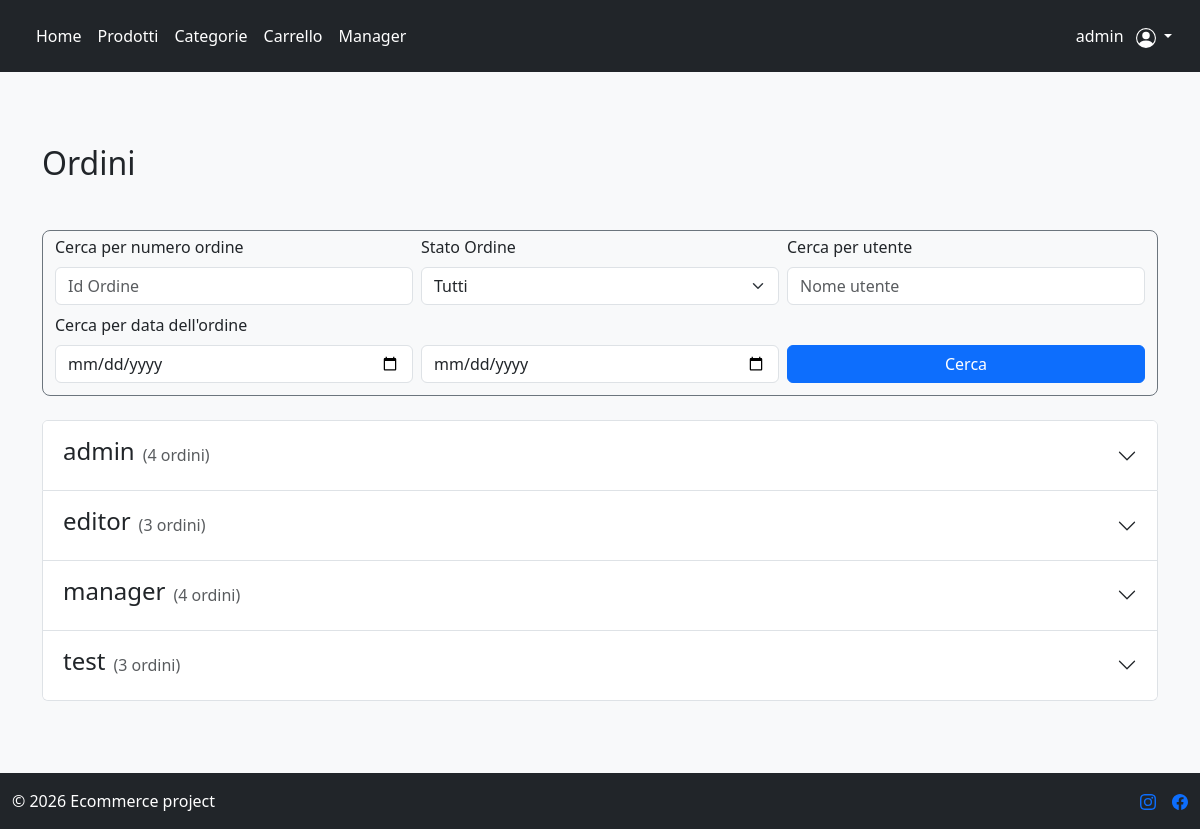
Page /orders/manager/ (signed in) on the committed database.
### users/models.py (models this page shows)
class CustomUser(AbstractUser):
    email = models.EmailField(blank=False, null=False) #ridefinisco il campo email di abstractuser per renderlo obbligatorio
    address = models.CharField(max_length=255, blank=True)
    phone = models.CharField(max_length=20, blank=True)
    def is_manager(self):
            return self.groups.filter(name="Manager").exists()

### orders/views.py (the view)
# urls.py: path("manager/", ManagerOrderListView.as_view(), name="order_management"),
class ManagerOrderListView(LoginRequiredMixin, UserPassesTestMixin, OrderFilterMixin, ListView):
    model = Order
    template_name = "orders/order_management.html"
    context_object_name = "orders"
    def get_context_data(self, **kwargs):
        context = super().get_context_data(**kwargs)
        context["users"] = CustomUser.objects.all()
        context["statuses"] = Order.Status.choices
        return context
    def get_queryset(self):
        orders = Order.objects.all()
        username = self.request.GET.get("user")
        if username:
            orders = orders.filter(user__username=username)
        return self.apply_filters(orders)
    def test_func(self):
        return self.request.user.has_perm("orders.manage_orders")

### orders/mixins.py (called while the page is built, shortened)
    def apply_filters(self, orders):
        status = self.request.GET.get("status")
        if status:
            if(status != "Tutti"):
                orders = orders.filter(status=status)
        order_id = self.request.GET.get("id")
        if order_id:
            orders = orders.filter(id=order_id)
        start_date = self.request.GET.get("start_date")
        end_date = self.request.GET.get("end_date")
        return orders

### orders/models.py (called while the page is built)
    def get_total_price(self):
        total = 0
        for item in self.orderitem_set.all():
            total += item.total_price()
        return total

    def total_price(self):
            return self.actual_price_per_unit * self.quantity

### templates/orders/order_management.html (shortened to what this page needs)
{% extends "base.html" %}
{% load crispy_forms_tags %}
{% block content %}
{% regroup orders by user as user_orders %}
<div class="container py-5">
    <h2 class="mb-5">Ordini</h2>
    <form method="get" class="mb-4 p-1 rounded-3 border border-secondary">
        <div class="row g-2 align-items-end p-2 pt-0">
            <div class="col-md-4">
                <label class="form-label">Cerca per numero ordine</label>
                <input type="text" name="id" class="form-control" placeholder="Id Ordine" value="{{ request.GET.id }}">
            </div>
            <div class="col-md-4">
                <label class="form-label">Stato Ordine</label>
                <select name="status" class="form-select">
                    <option value="Tutti">Tutti</option>
                </select>
            </div>
            <div class="col-md-4">
                <label class="form-label">Cerca per utente</label>
                <input type="text" name="user" class="form-control" placeholder="Nome utente" value="{{ request.GET.user }}">
            </div>
            <div class="col-md-4">
                <label class="form-label">Cerca per data dell'ordine</label>
                <input type="date" name="start_date" class="form-control" placeholder="Data di inizio" value="{{ request.GET.start_date }}">
            </div>
            <div class="col-md-4">
                <input type="date" name="end_date" class="form-control" placeholder="Data di fine" value="{{ request.GET.end_date }}">
            </div>
            <div class="col-md-4 d-grid">
                <button class="btn btn-primary">
                    Cerca
                </button>
            </div>
        </div>
    </form>
    <div class="accordion" id="ordersAccordion">
        {% for group in user_orders %}
        <div class="accordion-item">
            <h2 class="accordion-header">
                <button class="accordion-button collapsed" type="button" data-bs-toggle="collapse" data-bs-target="#collapse{{ group.grouper.pk }}">
                    <h4>{{ group.grouper.username|default:"Utente eliminato" }} </h4>
                    <span class="ms-2 text-muted">
                        ({{ group.list|length }} ordini)
                    </span>
                </button>
            </h2>
        </div>
        {% empty %}
        <div class="alert alert-info text-center shadow-sm">
            Nessun Risultato!
        </div>
        {% endfor %}
    </div>
</div>
{% endblock content %}

### templates/base.html (shortened to what this page needs)
<!DOCTYPE html>
<html lang="it">
<head>
    <link href="https://cdn.jsdelivr.net/npm/bootstrap@5.3.8/dist/css/bootstrap.min.css" rel="stylesheet">
</head>
<body class="d-flex flex-column min-vh-100">
    <header class="p-3 text-bg-dark">
        <div class="container-fluid">
            <div class="d-flex flex-wrap align-items-center justify-content-center justify-content-lg-start">
                <ul class="nav col-12 col-lg-auto me-lg-auto mb-2 justify-content-center mb-md-0">
                    <li><a href="{% url "home" %}" class="nav-link px-2 text-white">Home</a></li>
                    <li><a href="{% url "product_list" %}" class="nav-link px-2 text-white">Prodotti</a></li>
                    <li><a href="{% url "tag_list" %}" class="nav-link px-2 text-white">Categorie</a></li>
                    <li><a href="{% url "cart_view" %}" class="nav-link px-2 text-white">Carrello</a></li>
                    {% if request.user.is_manager %}
                        <li><a href="{% url "manager" %}" class="nav-link px-2 text-white">Manager</a></li>
                    {% endif %}
                </ul>
                <div class="text-end">
                    {% if request.user.is_authenticated %}
                        <div class="dropdown text-end">
                            <a href="#" style="color: #FFF;" class="d-block text-decoration-none dropdown-toggle" data-bs-toggle="dropdown" aria-expanded="false">
                                {{ request.user.username }}
                            </a>
                        </div>
                    {% endif %}
                </div>
            </div>
        </div>
    </header>
    <main class="flex-grow-1 p-4 bg-body-tertiary">
    {% block content %}
    {% endblock content %}
    </main>
    <div class="container-fluid text-bg-dark">
        <footer class="d-flex flex-wrap justify-content-between align-items-center py-3">
            <div class="col-md-4 d-flex align-items-center">
                <span class="mb-3 mb-md-0 text-body-primary">© 2026 Ecommerce project</span>
            </div>
            <ul class="nav col-md-4 justify-content-end list-unstyled d-flex">
                <li class="ms-3">
                    <a class="text-body-primary" href="#" aria-label="Instagram">
                    </a>
                </li>
                <li class="ms-3">
                    <a class="text-body-primary" href="#" aria-label="Facebook">
                    </a>
                </li>
            </ul>
        </footer>
    </div>
</body>
</html>

### rows in the picture
CustomUser: user.username "admin", grouper.username "admin", list|length "4"
CustomUser: grouper.username "editor", list|length "3"
CustomUser: grouper.username "manager", list|length "4"
CustomUser: grouper.username "test", list|length "3"
